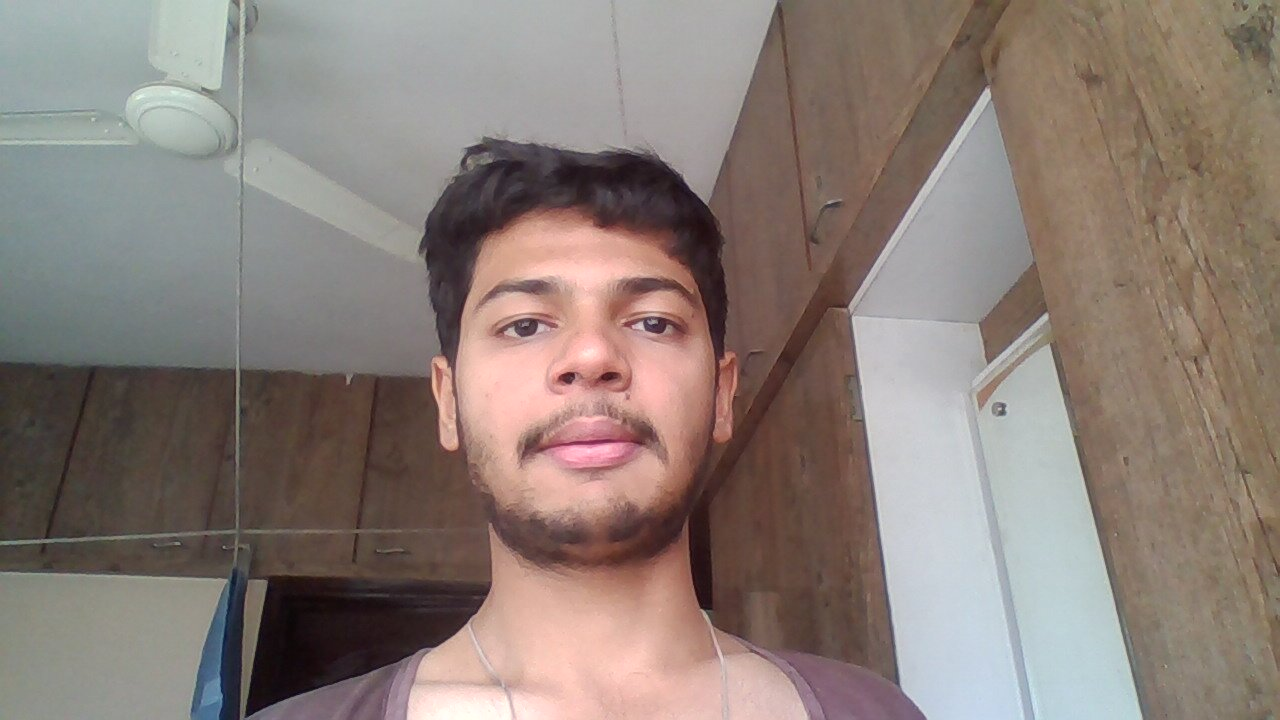
#> input picture Trash/aditya3.jpg, 1280 x 720 px, given in place of aditya3.jpeg, which was not available; the run also reads 1 picture not shown here
$ jupyter execute --allow-errors hello.ipynb   (text cells are left out)
#> lines starting #> are read from the running program, lines starting #| are printed output that depends on the picture; after the words box and inside, x2 and y2 are one past the last pixel; in counts of white or black regions, pixels touching at a corner belong together; pictures that were not available may be replaced by others from this repository, and a replacement may not be noted
[cell 1]
import cv2
import matplotlib.pyplot as plt
import numpy as np
import pandas as pd
import tensorflow as tf
from PIL import Image

[cell 2]
def skin_filter(img):
    '''
    Hightlight skin color and other colors are made black

    Arg:
        img ndarray()
    Returns:
        skin_mask ndarray()
    '''
    hsv_image = cv2.cvtColor(img, cv2.COLOR_RGB2HSV)

    lower_skin = np.array([0, 20, 70], dtype=np.uint8)
    upper_skin = np.array([20, 255, 255], dtype=np.uint8)

    skin_mask = cv2.inRange(hsv_image, lower_skin, upper_skin)
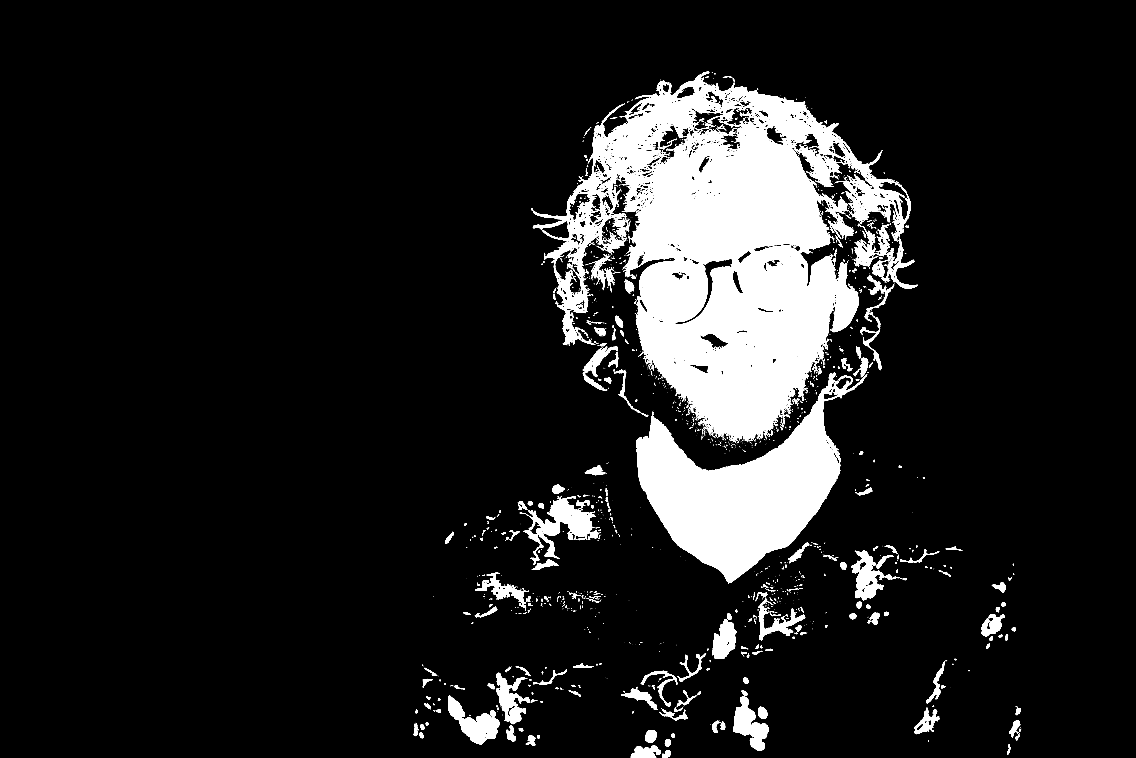
#> skin_mask: shape (5304, 7952) (shown at 1/7 size); 10.7% white; 4378 white regions (3395 under 20 px), largest, box (x1, y1, x2, y2) and area: (3730, 501, 6377, 3086) 2855631, (4452, 2609, 6068, 4086) 950194, (3700, 3472, 4160, 3913) 68104
    skin = cv2.bitwise_and(img, img, mask=skin_mask)
    skin_mask= cv2.cvtColor(skin, cv2.COLOR_BGR2RGB)
    return skin_mask

def extract_faces(img: np.ndarray):
    '''
    Return list of face bounding box coordinates with eye coordinates

    Args:
        img: numpy.ndrray() assuming input image is rgb format
    Returns:
        faces: numpy.ndrray(n, 4): where n is no of faces presetn in the image
    '''
    img = skin_filter(img)
    gray_image = cv2.cvtColor(img, cv2.COLOR_RGB2GRAY)
    # gray_image = cv2.equalizeHist(gray_image)
    gray_image = cv2.GaussianBlur(gray_image, (5, 5), 0)

    face_classifier = cv2.CascadeClassifier(
        cv2.data.haarcascades + "haarcascade_frontalface_default.xml"
    )


    face_boxes = face_classifier.detectMultiScale(
        gray_image, scaleFactor=1.1, minNeighbors=5, minSize=(100, 100)
    )
#> face_boxes = [[4219, 1174, 1777, 1777]]

    return face_boxes

# Test
imagePath = "person.jpg"
img_temp = cv2.imread(imagePath)
img_temp = cv2.cvtColor(img_temp, cv2.COLOR_BGR2RGB)

ans = extract_faces(img_temp)
#> ans = [[4219, 1174, 1777, 1777]]
print(f"No. of faces: {len(ans)}")
#| No. of faces: 1
for x,y,w,h in ans:
    cv2.rectangle(img_temp, (x, y), (x + w, y + h), (0, 255, 0), 10)
#> this loop made 1 pass


plt.imshow(img_temp)
plt.show()

[cell 3]
def resize(boxes: np.ndarray, img: np.ndarray, size=(224, 224)):
    '''
    Returns resized images of size 224 by 224

    Args:
        boxes ndrray(n, 4): n is number of faces and each face has [x, y, w, h]
        img ndrray(): image with faces
        size tuple(h, w)
    Return:
        imgs tensor(n, 224, 224, 3)
    '''
    faces = []
    for (x,y,w,h) in boxes:
        face = img[y:y+h+1, x: x+w+1, :]
        face = tf.image.resize(face, size)
        faces.append(face)

    faces = tf.stack(faces)
    return faces

# test
imagePath = "aditya3.jpeg"
img_temp = cv2.imread(imagePath)
#> img_temp is the input picture: shape (720, 1280, 3); mean B, G, R 119.7, 126.4, 139.6
img_temp = cv2.cvtColor(img_temp, cv2.COLOR_BGR2RGB)

ans = extract_faces(img_temp)
#> in skin_filter (call 2), `hsv_image = cv2.cvtColor(img, cv2.COLOR_RGB2HSV)`: hsv_image: shape (720, 1280, 3); mean H, S, V 47.6, 51, 142.5
#> in skin_filter (call 2), `skin_mask = cv2.inRange(hsv_image, lower_skin, upper_skin)`: skin_mask: shape (720, 1280); 50.4% white; 389 black regions (278 under 20 px), largest, box (x1, y1, x2, y2) and area: (0, 0, 783, 558) 253757, (732, 86, 1150, 720) 117043, (0, 527, 492, 720) 63131
#> in extract_faces (call 2), `gray_image = cv2.cvtColor(img, cv2.COLOR_RGB2GRAY)`:
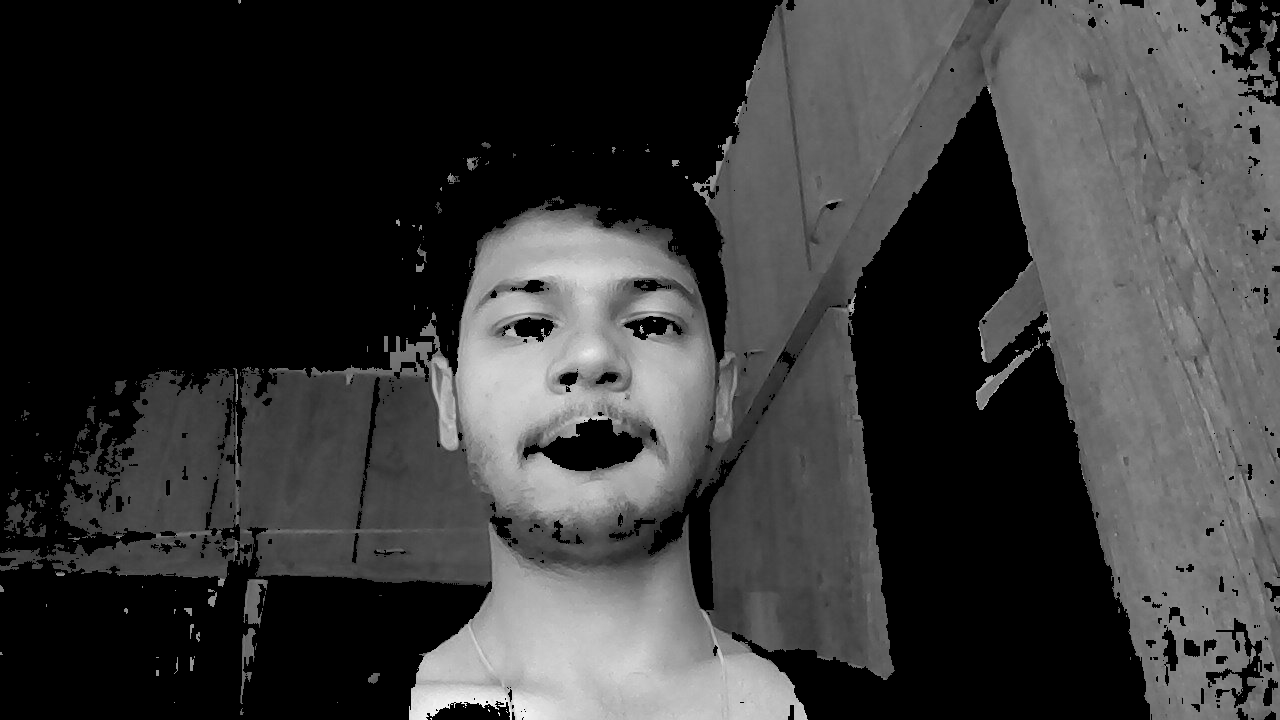
#> gray_image: shape (720, 1280); min 0, max 244, mean 56
#> in extract_faces (call 2), `face_boxes = face_classifier.detectMultiScale( gray_image, scaleFactor..`: face_boxes = [[408, 178, 358, 358]]
#> ans = [[408, 178, 358, 358]]
print(f"No. of faces: {len(ans)}")
#| No. of faces: 1
#> (the rest of this cell did not finish here and is left out)

#> the loop in resize, `for (x,y,w,h) in boxes:` made 1 pass
#> pass 1, in resize, `face = img[y:y+h+1, x: x+w+1, :]`:
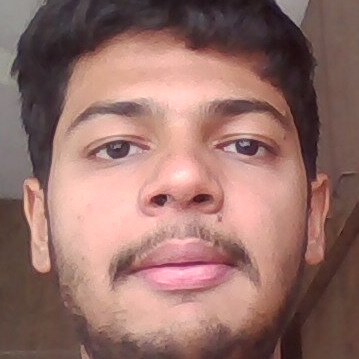
#> face: shape (359, 359, 3); mean R, G, B 149.9, 112.2, 105.5
#> after the loop in resize, `for (x,y,w,h) in boxes:`: faces = []
plt.imshow(faces[0]/255)
faces.shape

[cell 4]
def preprocess_pipe(img: np.ndarray):
    '''
    Do face extraction and resizeing the image in one go. Assuming the image is rgb format.

    Args:
        img ndarray(): image must be in RGB fromat
    Returns:
        face_imgs
    '''

    face_boxes = extract_faces(img)
    face_imgs = resize(face_boxes, img, size=(224, 224))

    return face_imgs

# test
img_temp = cv2.imread('person.jpg')
img_temp = cv2.cvtColor(img_temp, cv2.COLOR_BGR2RGB)
img_temp2 = cv2.imread('aditya2.jpeg')
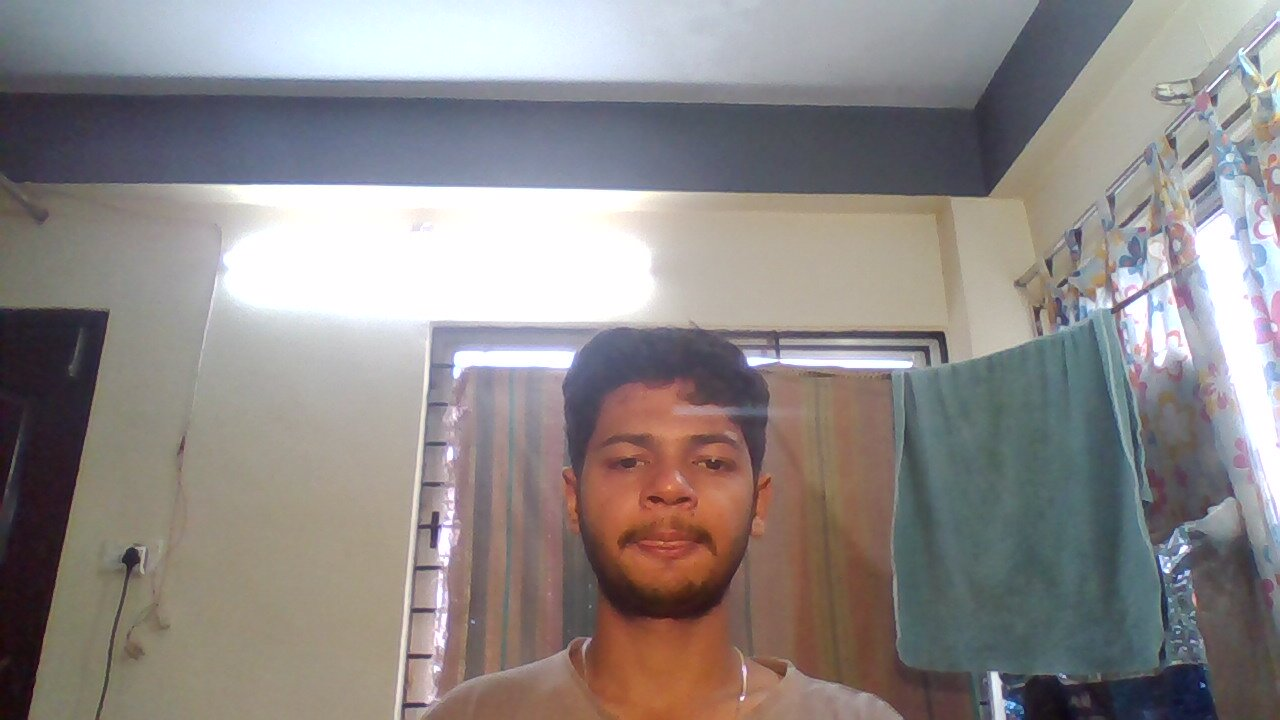
#> input picture Trash/aditya2.jpg, 1280 x 720 px, given in place of aditya2.jpeg, which was not available
#> img_temp2 is the input picture: shape (720, 1280, 3); mean B, G, R 136.5, 137.6, 143
img_temp2 = cv2.cvtColor(img_temp2, cv2.COLOR_BGR2RGB)


#> (the rest of this cell did not finish here and is left out)

#> in preprocess_pipe, `face_boxes = extract_faces(img)`: face_boxes = [[4219, 1174, 1777, 1777]]
#> the loop in resize, `for (x,y,w,h) in boxes:` made 1 pass
#> pass 1, in resize (call 2), `face = img[y:y+h+1, x: x+w+1, :]`:
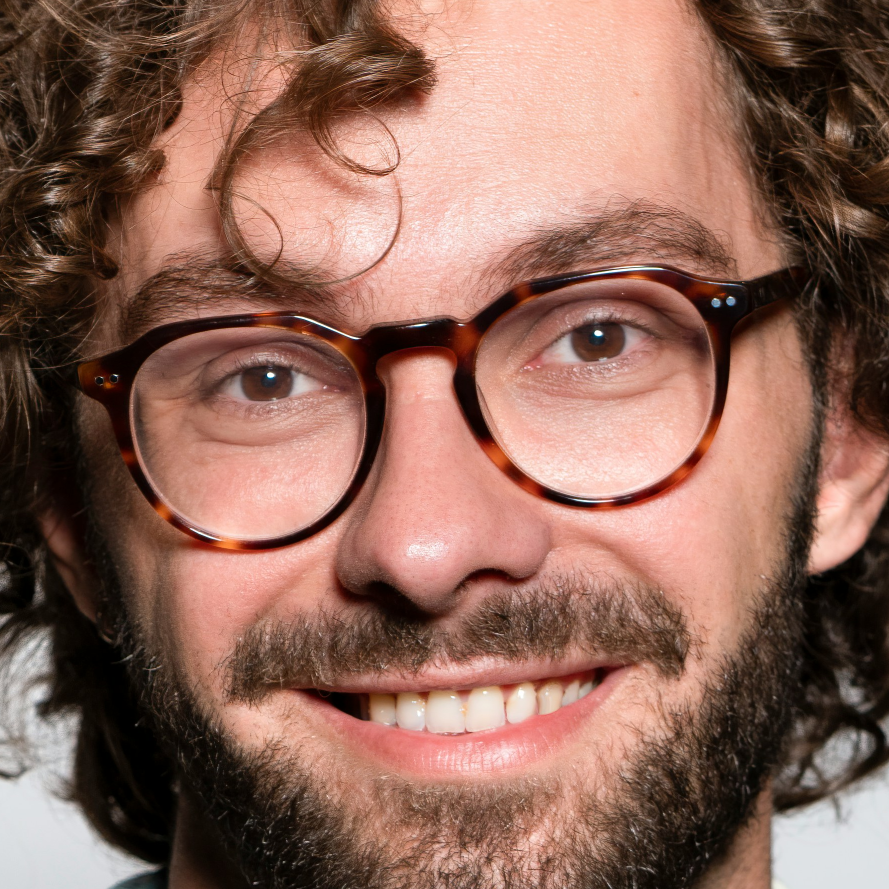
#> face: shape (1778, 1778, 3) (shown at 1/2 size); mean R, G, B 141.2, 102.7, 89.4
face_imgs2 = preprocess_pipe(img_temp2)

fig, ax = plt.subplots(1, 2, figsize=(8, 3))

ax.flat[0].imshow(face_imgs1[0]/255)
ax.flat[1].imshow(face_imgs2[0]/255)

#> (a cell that did not finish here is left out)

[cell 6]
# Testing model

img_temp = cv2.imread('person.jpg')
img_temp = cv2.cvtColor(img_temp, cv2.COLOR_BGR2RGB)
img_temp2 = cv2.imread('aditya2.jpeg')
img_temp2 = cv2.cvtColor(img_temp2, cv2.COLOR_BGR2RGB)

#> (the rest of this cell did not finish here and is left out)

#> the loop in resize (call 2), `for (x,y,w,h) in boxes:` made 1 pass
